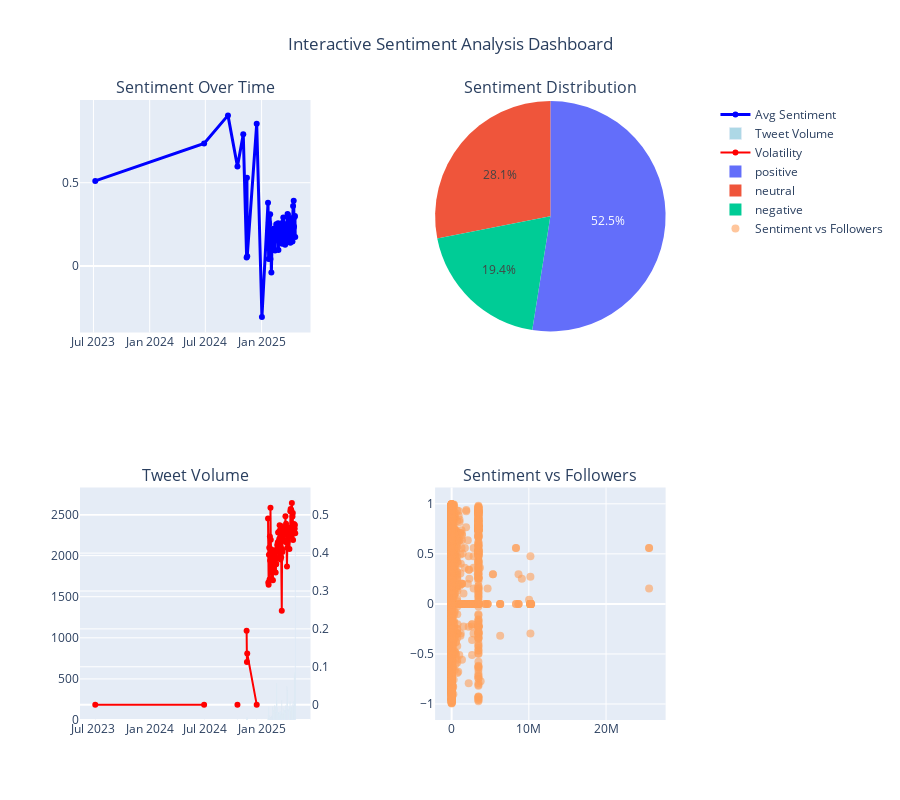

Here is the notebook cell this chart was saved with:
### Code cell
if not sentiment_df.empty and users:
    sentiment_df_with_followers = sentiment_df.copy()
    followers_list = []
    
    for username in sentiment_df['username']:
        user_followers = 0
        for user_id, user_info in users.items():
            if user_info.get('username') == username:
                user_followers = user_info.get('followers_count', 0)
                break
        followers_list.append(user_followers)
    
    sentiment_df_with_followers['followers_count'] = followers_list
    
    # Now create dashboard with the enhanced dataframe
    interactive_fig = viz.create_interactive_sentiment_dashboard(
        temporal_sentiment, sentiment_df_with_followers, 
        save_path='../plots/interactive_dashboard.html'
    )
    if interactive_fig:
        print("✅ Interactive sentiment dashboard created successfully!")
        interactive_fig.show()
    else:
        print("❌ Failed to create interactive sentiment dashboard.")
